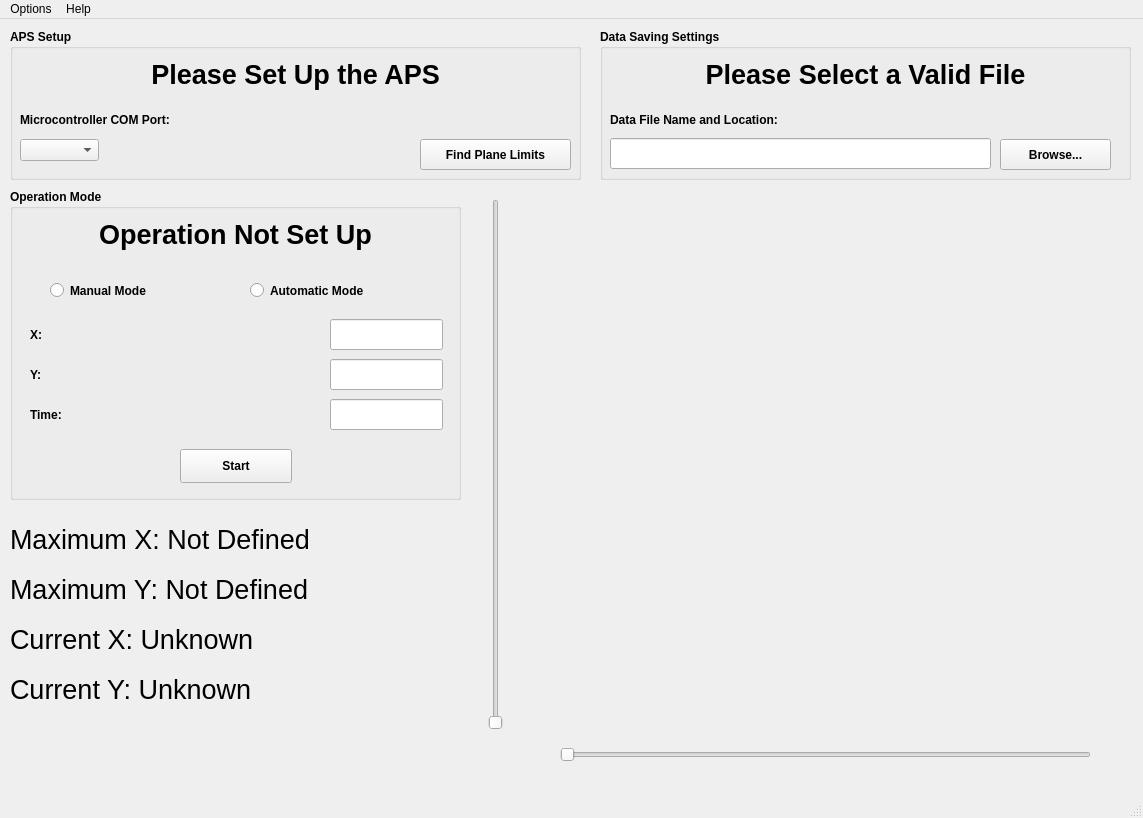
<?xml version="1.0" encoding="UTF-8"?>
<ui version="4.0">
 <class>MainWindow</class>
 <widget class="QMainWindow" name="MainWindow">
  <property name="geometry">
   <rect>
    <x>0</x>
    <y>0</y>
    <width>1143</width>
    <height>818</height>
   </rect>
  </property>
  <property name="windowTitle">
   <string>Anemometer Positioning System (APS)</string>
  </property>
  <property name="windowIcon">
   <iconset>
    <normaloff>University of Minnesota.png</normaloff>University of Minnesota.png</iconset>
  </property>
  <widget class="QWidget" name="centralwidget">
   <widget class="QGroupBox" name="APSsetupGroup">
    <property name="geometry">
     <rect>
      <x>10</x>
      <y>10</y>
      <width>571</width>
      <height>151</height>
     </rect>
    </property>
    <property name="font">
     <font>
      <weight>75</weight>
      <bold>true</bold>
     </font>
    </property>
    <property name="title">
     <string>APS Setup</string>
    </property>
    <widget class="QComboBox" name="comPortChoice">
     <property name="geometry">
      <rect>
       <x>10</x>
       <y>110</y>
       <width>106</width>
       <height>25</height>
      </rect>
     </property>
     <property name="minimumSize">
      <size>
       <width>0</width>
       <height>0</height>
      </size>
     </property>
     <property name="editable">
      <bool>false</bool>
     </property>
     <property name="sizeAdjustPolicy">
      <enum>QComboBox::AdjustToContents</enum>
     </property>
    </widget>
    <widget class="QLabel" name="comPortLabel">
     <property name="geometry">
      <rect>
       <x>10</x>
       <y>80</y>
       <width>221</width>
       <height>21</height>
      </rect>
     </property>
     <property name="text">
      <string>Microcontroller COM Port:</string>
     </property>
     <property name="alignment">
      <set>Qt::AlignLeading|Qt::AlignLeft|Qt::AlignVCenter</set>
     </property>
    </widget>
    <widget class="QPushButton" name="findPlaneLimits">
     <property name="geometry">
      <rect>
       <x>410</x>
       <y>110</y>
       <width>151</width>
       <height>31</height>
      </rect>
     </property>
     <property name="text">
      <string>Find Plane Limits</string>
     </property>
    </widget>
    <widget class="QLabel" name="APSsetupStatus">
     <property name="geometry">
      <rect>
       <x>10</x>
       <y>20</y>
       <width>551</width>
       <height>51</height>
      </rect>
     </property>
     <property name="font">
      <font>
       <pointsize>20</pointsize>
      </font>
     </property>
     <property name="text">
      <string>Please Set Up the APS</string>
     </property>
     <property name="alignment">
      <set>Qt::AlignCenter</set>
     </property>
    </widget>
   </widget>
   <widget class="QGroupBox" name="dataSavingSettingsGroup">
    <property name="geometry">
     <rect>
      <x>600</x>
      <y>10</y>
      <width>531</width>
      <height>151</height>
     </rect>
    </property>
    <property name="font">
     <font>
      <weight>75</weight>
      <bold>true</bold>
     </font>
    </property>
    <property name="title">
     <string>Data Saving Settings</string>
    </property>
    <widget class="QLineEdit" name="dataPathBox">
     <property name="geometry">
      <rect>
       <x>10</x>
       <y>109</y>
       <width>381</width>
       <height>31</height>
      </rect>
     </property>
    </widget>
    <widget class="QLabel" name="dataPathLabel">
     <property name="geometry">
      <rect>
       <x>10</x>
       <y>80</y>
       <width>251</width>
       <height>21</height>
      </rect>
     </property>
     <property name="text">
      <string>Data File Name and Location:</string>
     </property>
    </widget>
    <widget class="QLabel" name="dataPathStatus">
     <property name="geometry">
      <rect>
       <x>10</x>
       <y>20</y>
       <width>511</width>
       <height>51</height>
      </rect>
     </property>
     <property name="font">
      <font>
       <pointsize>20</pointsize>
      </font>
     </property>
     <property name="text">
      <string>Please Select a Valid File</string>
     </property>
     <property name="alignment">
      <set>Qt::AlignCenter</set>
     </property>
    </widget>
    <widget class="QPushButton" name="dataPathBrowse">
     <property name="geometry">
      <rect>
       <x>400</x>
       <y>110</y>
       <width>111</width>
       <height>31</height>
      </rect>
     </property>
     <property name="text">
      <string>Browse...</string>
     </property>
    </widget>
   </widget>
   <widget class="QGroupBox" name="operationModeGroup">
    <property name="geometry">
     <rect>
      <x>10</x>
      <y>170</y>
      <width>451</width>
      <height>311</height>
     </rect>
    </property>
    <property name="font">
     <font>
      <weight>75</weight>
      <bold>true</bold>
     </font>
    </property>
    <property name="title">
     <string>Operation Mode</string>
    </property>
    <widget class="QRadioButton" name="manualModeRadio">
     <property name="geometry">
      <rect>
       <x>40</x>
       <y>90</y>
       <width>151</width>
       <height>23</height>
      </rect>
     </property>
     <property name="text">
      <string>Manual Mode</string>
     </property>
    </widget>
    <widget class="QRadioButton" name="autoModeRadio">
     <property name="geometry">
      <rect>
       <x>240</x>
       <y>90</y>
       <width>171</width>
       <height>23</height>
      </rect>
     </property>
     <property name="text">
      <string>Automatic Mode</string>
     </property>
    </widget>
    <widget class="QLabel" name="operationModeStatus">
     <property name="geometry">
      <rect>
       <x>10</x>
       <y>20</y>
       <width>431</width>
       <height>51</height>
      </rect>
     </property>
     <property name="font">
      <font>
       <pointsize>20</pointsize>
      </font>
     </property>
     <property name="text">
      <string>Operation Not Set Up</string>
     </property>
     <property name="alignment">
      <set>Qt::AlignCenter</set>
     </property>
    </widget>
    <widget class="QLabel" name="xOperationLabel">
     <property name="geometry">
      <rect>
       <x>20</x>
       <y>130</y>
       <width>301</width>
       <height>31</height>
      </rect>
     </property>
     <property name="text">
      <string>X:</string>
     </property>
    </widget>
    <widget class="QLabel" name="yOperationLabel">
     <property name="geometry">
      <rect>
       <x>20</x>
       <y>170</y>
       <width>301</width>
       <height>31</height>
      </rect>
     </property>
     <property name="text">
      <string>Y:</string>
     </property>
    </widget>
    <widget class="QLineEdit" name="xOperationChoice">
     <property name="geometry">
      <rect>
       <x>320</x>
       <y>130</y>
       <width>113</width>
       <height>31</height>
      </rect>
     </property>
    </widget>
    <widget class="QLineEdit" name="yOperationChoice">
     <property name="geometry">
      <rect>
       <x>320</x>
       <y>170</y>
       <width>113</width>
       <height>31</height>
      </rect>
     </property>
    </widget>
    <widget class="QPushButton" name="operationStart">
     <property name="geometry">
      <rect>
       <x>170</x>
       <y>260</y>
       <width>112</width>
       <height>34</height>
      </rect>
     </property>
     <property name="text">
      <string>Start</string>
     </property>
    </widget>
    <widget class="QLineEdit" name="timeOperationChoice">
     <property name="geometry">
      <rect>
       <x>320</x>
       <y>210</y>
       <width>113</width>
       <height>31</height>
      </rect>
     </property>
    </widget>
    <widget class="QLabel" name="timeOperationLabel">
     <property name="geometry">
      <rect>
       <x>20</x>
       <y>210</y>
       <width>301</width>
       <height>31</height>
      </rect>
     </property>
     <property name="text">
      <string>Time:</string>
     </property>
    </widget>
   </widget>
   <widget class="QLabel" name="maximumXlabel">
    <property name="geometry">
     <rect>
      <x>10</x>
      <y>500</y>
      <width>461</width>
      <height>41</height>
     </rect>
    </property>
    <property name="font">
     <font>
      <pointsize>20</pointsize>
     </font>
    </property>
    <property name="text">
     <string>Maximum X: Not Defined</string>
    </property>
   </widget>
   <widget class="QLabel" name="maximumYlabel">
    <property name="geometry">
     <rect>
      <x>10</x>
      <y>550</y>
      <width>461</width>
      <height>41</height>
     </rect>
    </property>
    <property name="font">
     <font>
      <pointsize>20</pointsize>
     </font>
    </property>
    <property name="text">
     <string>Maximum Y: Not Defined</string>
    </property>
   </widget>
   <widget class="QLabel" name="currentXlabel">
    <property name="geometry">
     <rect>
      <x>10</x>
      <y>600</y>
      <width>461</width>
      <height>41</height>
     </rect>
    </property>
    <property name="font">
     <font>
      <pointsize>20</pointsize>
     </font>
    </property>
    <property name="text">
     <string>Current X: Unknown</string>
    </property>
   </widget>
   <widget class="QLabel" name="currentYlabel">
    <property name="geometry">
     <rect>
      <x>10</x>
      <y>650</y>
      <width>461</width>
      <height>41</height>
     </rect>
    </property>
    <property name="font">
     <font>
      <pointsize>20</pointsize>
     </font>
    </property>
    <property name="text">
     <string>Current Y: Unknown</string>
    </property>
   </widget>
   <widget class="QLabel" name="APSlabeledPicture">
    <property name="geometry">
     <rect>
      <x>520</x>
      <y>170</y>
      <width>611</width>
      <height>551</height>
     </rect>
    </property>
    <property name="text">
     <string>&lt;html&gt;&lt;head/&gt;&lt;body&gt;&lt;p&gt;&lt;img src=&quot;APS_labeled_resized.png&quot;/&gt;&lt;/p&gt;&lt;/body&gt;&lt;/html&gt;</string>
    </property>
   </widget>
   <widget class="QSlider" name="ySlider">
    <property name="geometry">
     <rect>
      <x>480</x>
      <y>180</y>
      <width>31</width>
      <height>531</height>
     </rect>
    </property>
    <property name="orientation">
     <enum>Qt::Vertical</enum>
    </property>
   </widget>
   <widget class="QSlider" name="xSlider">
    <property name="geometry">
     <rect>
      <x>560</x>
      <y>720</y>
      <width>531</width>
      <height>31</height>
     </rect>
    </property>
    <property name="orientation">
     <enum>Qt::Horizontal</enum>
    </property>
   </widget>
  </widget>
  <widget class="QMenuBar" name="menubar">
   <property name="geometry">
    <rect>
     <x>0</x>
     <y>0</y>
     <width>1143</width>
     <height>31</height>
    </rect>
   </property>
   <widget class="QMenu" name="menuHelp">
    <property name="title">
     <string>Help</string>
    </property>
    <addaction name="separator"/>
    <addaction name="userManualOption"/>
    <addaction name="aboutOption"/>
   </widget>
   <widget class="QMenu" name="menuOptions">
    <property name="title">
     <string>Options</string>
    </property>
    <addaction name="configureAPSoption"/>
   </widget>
   <addaction name="menuOptions"/>
   <addaction name="menuHelp"/>
  </widget>
  <widget class="QStatusBar" name="statusbar"/>
  <action name="userManualOption">
   <property name="text">
    <string>User Manual</string>
   </property>
  </action>
  <action name="aboutOption">
   <property name="text">
    <string>About</string>
   </property>
  </action>
  <action name="demoModeOption">
   <property name="text">
    <string>Demo Mode</string>
   </property>
  </action>
  <action name="configureAPSoption">
   <property name="text">
    <string>Configure APS</string>
   </property>
  </action>
 </widget>
 <resources>
  <include location="APS.qrc"/>
 </resources>
 <connections/>
</ui>
